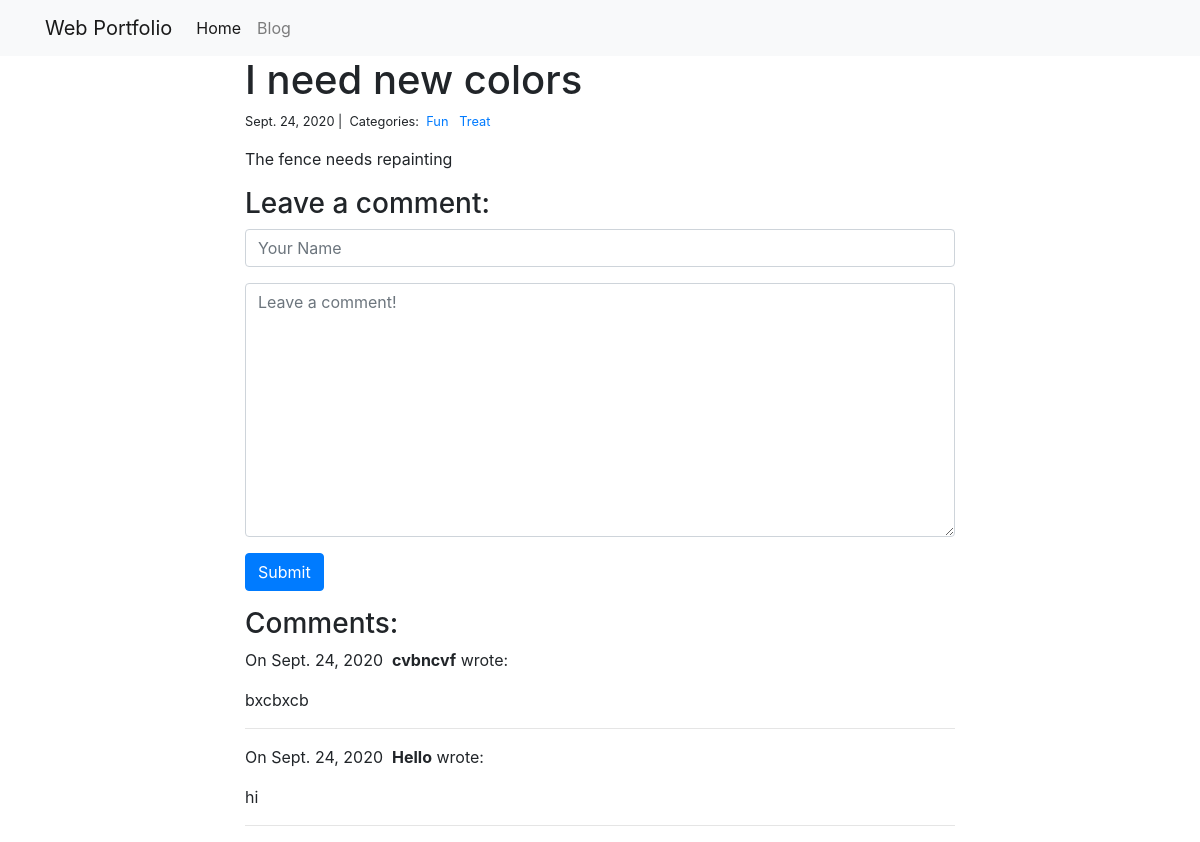
The page /blog/1 on the database its author committed.
### blog/models.py (models this page shows)
class Post(models.Model):
    title = models.CharField( max_length=255)
    body = models.TextField()
    createdOn = models.DateTimeField(auto_now_add=True)
    lastModified = models.DateTimeField(auto_now=True)
    categories = models.ManyToManyField('Category', related_name='posts')

class Category(models.Model):
    name = models.CharField(max_length=20)

class Comment(models.Model):
    author = models.CharField(max_length=60)
    body = models.TextField()
    createdOn = models.DateTimeField(auto_now_add=True)
    post = models.ForeignKey('Post', on_delete=models.CASCADE)

### blog/views.py (the view, shortened to what this page needs)
# urls.py: path("<int:id>", views.blogDetail, name="blogDetail"),
def blogDetail(request, id):
    post = Post.objects.get(pk=id)
    form = CommentForm()
    comments = Comment.objects.filter(post=post)
    context = {
        "post": post,
        "comments": comments,
        "form": form
    }
    return render(request, "blogDetail.html", context)

### blog/forms.py
class CommentForm(forms.Form):
    author = forms.CharField(
        max_length=60,
        widget=forms.TextInput(attrs={
            "class": "form-control",
            "placeholder": "Your Name"
        })
    )
    body = forms.CharField(widget=forms.Textarea(
        attrs={
            "class": "form-control",
            "placeholder": "Leave a comment!"
        }
    ))

### blog/templates/blogDetail.html (shortened to what this page needs)
{% extends "base.html" %}
{% block pageContent %}
<div class="col-md-8 offset-md-2">
    <h1>{{ post.title }}</h1>
    <small>
        {{ post.createdOn.date }} |&nbsp;
        Categories:&nbsp;
        {% for category in post.categories.all %}
        <a href="{% url 'blogCategory' category.name %}">
            {{ category.name }}
        </a>&nbsp;
        {% endfor %}
    </small>
    <p>{{ post.body | linebreaks }}</p>
    <h3>Leave a comment:</h3>
    <form action="/blog/{{post.pk}}" method="post">
        <div class="form-group">
            {{ form.author }}
        </div>
        <div class="form-group">
            {{ form.body }}
        </div>
        <button type="submit" class="btn btn-primary">Submit</button>
    </form>
    <h3>Comments:</h3>
    {% for comment in comments %}
    <p>
        On {{comment.createdOn.date }}&nbsp;
        <b>{{ comment.author }}</b> wrote:
    </p>
    <p>{{ comment.body }}</p>
    <hr>
    {% endfor %}
</div>
{% endblock %}

### rows shown on the page
Post: title "I need new colors", createdOn "Sept. 24, 2020", body "The fence needs repainting"
Category: name "Fun"
Category: name "Treat"
Comment: createdOn "Sept. 24, 2020", author "cvbncvf", body "bxcbxcb"
Comment: createdOn "Sept. 24, 2020", author "Hello", body "hi"
